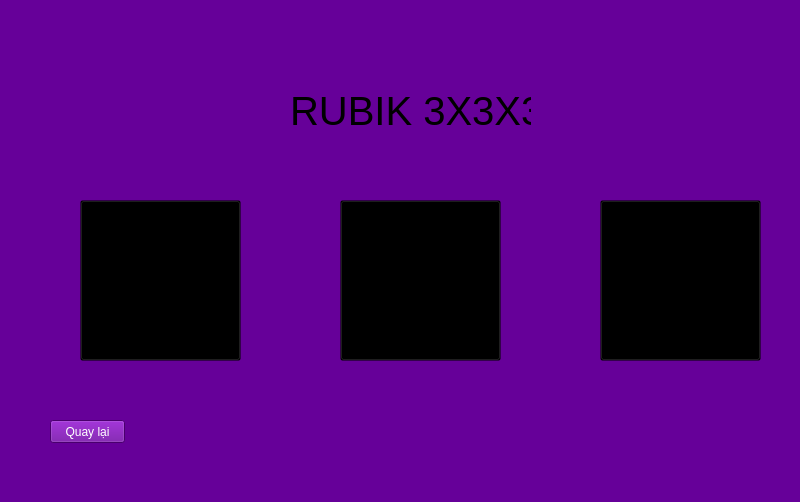
<?xml version="1.0" encoding="UTF-8"?>
<ui version="4.0">
 <class>MainWindow</class>
 <widget class="QMainWindow" name="MainWindow">
  <property name="geometry">
   <rect>
    <x>0</x>
    <y>0</y>
    <width>800</width>
    <height>502</height>
   </rect>
  </property>
  <property name="windowTitle">
   <string>MainWindow</string>
  </property>
  <property name="styleSheet">
   <string notr="true">background-color:#660099;</string>
  </property>
  <widget class="QWidget" name="centralwidget">
   <widget class="QLabel" name="label">
    <property name="geometry">
     <rect>
      <x>130</x>
      <y>-10</y>
      <width>571</width>
      <height>81</height>
     </rect>
    </property>
    <property name="text">
     <string/>
    </property>
    <property name="pixmap">
     <pixmap>../image/Logo-design-Width.png</pixmap>
    </property>
    <property name="scaledContents">
     <bool>true</bool>
    </property>
   </widget>
   <widget class="QLabel" name="label_2">
    <property name="geometry">
     <rect>
      <x>290</x>
      <y>80</y>
      <width>241</width>
      <height>61</height>
     </rect>
    </property>
    <property name="font">
     <font>
      <pointsize>30</pointsize>
     </font>
    </property>
    <property name="text">
     <string>RUBIK 3X3X3</string>
    </property>
   </widget>
   <widget class="QPushButton" name="btngan14">
    <property name="geometry">
     <rect>
      <x>80</x>
      <y>200</y>
      <width>161</width>
      <height>161</height>
     </rect>
    </property>
    <property name="styleSheet">
     <string notr="true">background-color:transparent;</string>
    </property>
    <property name="text">
     <string/>
    </property>
    <property name="icon">
     <iconset>
      <normaloff>../image/gan-14-maglev-uv-2-removebg-preview.png</normaloff>../image/gan-14-maglev-uv-2-removebg-preview.png</iconset>
    </property>
    <property name="iconSize">
     <size>
      <width>180</width>
      <height>180</height>
     </size>
    </property>
    <property name="autoDefault">
     <bool>false</bool>
    </property>
    <property name="default">
     <bool>false</bool>
    </property>
   </widget>
   <widget class="QPushButton" name="btngan12">
    <property name="geometry">
     <rect>
      <x>340</x>
      <y>200</y>
      <width>161</width>
      <height>161</height>
     </rect>
    </property>
    <property name="styleSheet">
     <string notr="true">background-color:transparent;</string>
    </property>
    <property name="text">
     <string/>
    </property>
    <property name="icon">
     <iconset>
      <normaloff>../image/rubik-gan-12-removebg-preview.png</normaloff>../image/rubik-gan-12-removebg-preview.png</iconset>
    </property>
    <property name="iconSize">
     <size>
      <width>180</width>
      <height>180</height>
     </size>
    </property>
    <property name="autoDefault">
     <bool>false</bool>
    </property>
    <property name="default">
     <bool>false</bool>
    </property>
   </widget>
   <widget class="QPushButton" name="btnganmt">
    <property name="geometry">
     <rect>
      <x>600</x>
      <y>200</y>
      <width>161</width>
      <height>161</height>
     </rect>
    </property>
    <property name="styleSheet">
     <string notr="true">background-color:transparent;</string>
    </property>
    <property name="text">
     <string/>
    </property>
    <property name="icon">
     <iconset>
      <normaloff>../image/rubik-7x7-moyu-aofu-wrm-2.webp</normaloff>../image/rubik-7x7-moyu-aofu-wrm-2.webp</iconset>
    </property>
    <property name="iconSize">
     <size>
      <width>180</width>
      <height>180</height>
     </size>
    </property>
    <property name="autoDefault">
     <bool>false</bool>
    </property>
    <property name="default">
     <bool>false</bool>
    </property>
   </widget>
   <widget class="QPushButton" name="btncb">
    <property name="geometry">
     <rect>
      <x>50</x>
      <y>420</y>
      <width>75</width>
      <height>23</height>
     </rect>
    </property>
    <property name="styleSheet">
     <string notr="true">color:white;</string>
    </property>
    <property name="text">
     <string>Quay lại</string>
    </property>
   </widget>
  </widget>
  <widget class="QMenuBar" name="menubar">
   <property name="geometry">
    <rect>
     <x>0</x>
     <y>0</y>
     <width>800</width>
     <height>21</height>
    </rect>
   </property>
  </widget>
  <widget class="QStatusBar" name="statusbar"/>
 </widget>
 <resources/>
 <connections/>
</ui>
